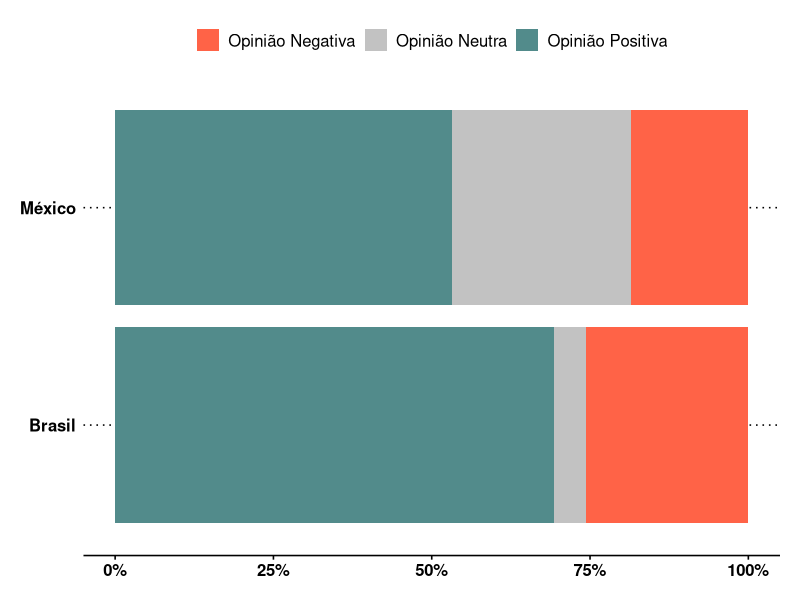
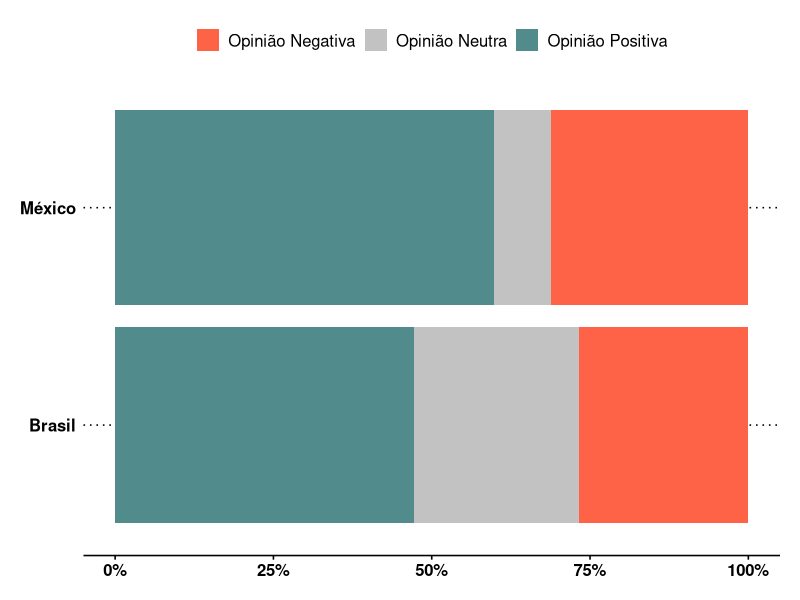
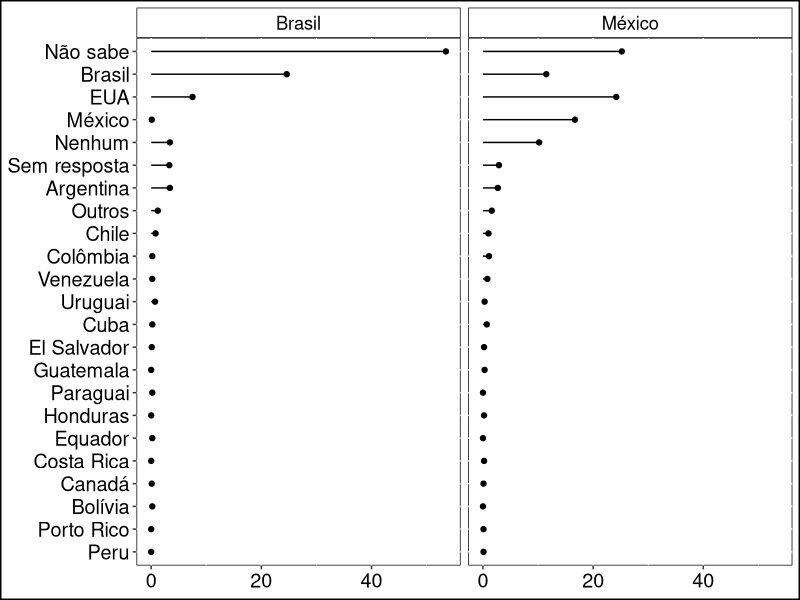
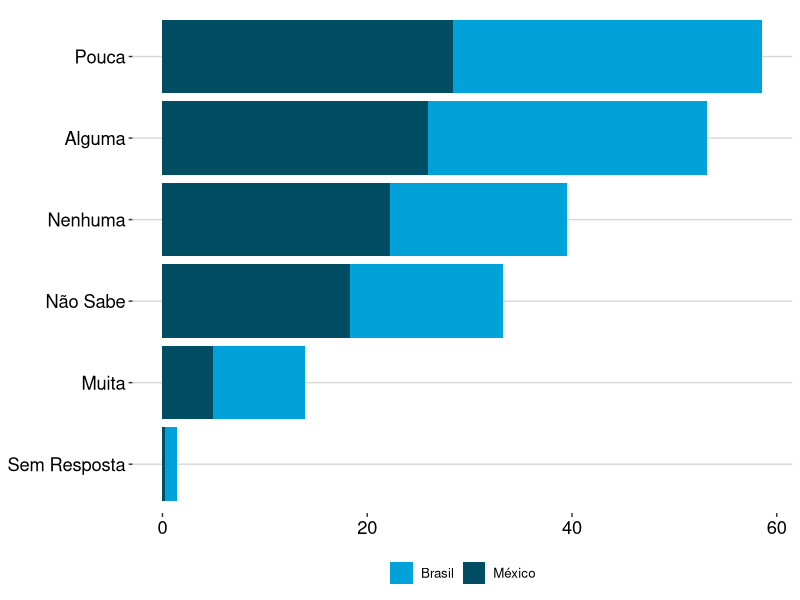

These charts were generated, in order, by the following R code:
## ---- chunk 1

require(tidyverse)
require(ggthemes)
## ---- chunk 2

latinobarometro_2013_relacao_brasil <- read_csv("bd_reformatado/latinobarometro_2013_relacao_brasil.csv")

latinobarometro_2013_relacao_brasil$visão <- ifelse(latinobarometro_2013_relacao_brasil$opiniao == "Muito Boa" | latinobarometro_2013_relacao_brasil$opiniao == "Boa", "Opinião Positiva", ifelse(latinobarometro_2013_relacao_brasil$opiniao == "Muito Ruim" | latinobarometro_2013_relacao_brasil$opiniao == "Ruim", "Opinião Negativa", ifelse(latinobarometro_2013_relacao_brasil$opiniao == "Sem Resposta" | latinobarometro_2013_relacao_brasil$opiniao == "Não Sabe", "Opinião Neutra", "não se aplica")))

latinobarometro_2013_relacao_brasil$opiniao <- NULL

latinobarometro_2013_relacao_brasil <-latinobarometro_2013_relacao_brasil %>% group_by(pais, visão) %>% summarise(percentual = sum(percentual))

ggplot(latinobarometro_2013_relacao_brasil, aes(x=pais, y=percentual, fill = visão)) + geom_col(position = "fill") + coord_flip() + scale_y_continuous(labels=scales::percent) + scale_x_discrete(labels = c("Brasil", "México")) + theme_wsj(color = "white") + guides(fill=guide_legend(title=NULL)) + theme(legend.text = element_text(size = rel(1))) + scale_fill_manual(values = c("tomato1", "grey76", "darkslategray4"))

## ---- chunk 3

latinobarometro_2013_relacao_mexico <- read_csv("bd_reformatado/latinobarometro_2013_relacao_mexico.csv")

latinobarometro_2013_relacao_mexico$visão <- ifelse(latinobarometro_2013_relacao_mexico$opiniao == "Muito Boa" | latinobarometro_2013_relacao_mexico$opiniao == "Boa", "Opinião Positiva", ifelse(latinobarometro_2013_relacao_mexico$opiniao == "Muito Ruim" | latinobarometro_2013_relacao_mexico$opiniao == "Ruim", "Opinião Negativa", ifelse(latinobarometro_2013_relacao_mexico$opiniao == "Sem Resposta" | latinobarometro_2013_relacao_mexico$opiniao == "Não Sabe", "Opinião Neutra", "não se aplica")))

latinobarometro_2013_relacao_mexico$opiniao <- NULL

latinobarometro_2013_relacao_mexico <-latinobarometro_2013_relacao_mexico %>% group_by(pais, visão) %>% summarise(percentual = sum(percentual))

ggplot(latinobarometro_2013_relacao_mexico, aes(x=pais, y=percentual, fill = visão)) + geom_col(position = "fill") + coord_flip() + scale_y_continuous(labels=scales::percent) + scale_x_discrete(labels = c("Brasil", "México")) + theme_wsj(color = "white") + guides(fill=guide_legend(title=NULL)) + theme(legend.text = element_text(size = rel(1))) + scale_fill_manual(values = c("tomato1", "grey76", "darkslategray4"))


## ---- chunk 4

latinobarometro_2015_pais_al_mais_lideranca <- read_csv("bd_reformatado/latinobarometro_2015_pais_al_mais_lideranca.csv")

latinobarometro_2015_pais_al_mais_lideranca<-latinobarometro_2015_pais_al_mais_lideranca[-24,]
paises_lideram <- gather(latinobarometro_2015_pais_al_mais_lideranca, key = "local_resposta", value = "valor", -pais)

nomes_paises <- c("Brazil" = "Brasil", "Mexico" = "México")

ggplot(paises_lideram, aes(reorder(x=pais, valor), y=valor)) +
  geom_point() + coord_flip() + facet_wrap(~local_resposta, labeller = as_labeller(nomes_paises)) + 
  theme(axis.title = element_blank(), 
        axis.text = element_text(size = rel(1.3), colour = "black"),
        strip.text = element_text(size = rel(1.2), colour = "black"),
        panel.background = element_rect(colour = "black", fill = "white"),
        strip.background = element_rect(colour = "black", fill = "white"), 
        plot.title = element_text(size = rel(1.3)), 
        plot.background = element_rect(colour = "black", 
                                       size = 1, fill = "white")) + 
  geom_segment(aes(xend = pais), yend = 0) 

## ---- chunk 5

latinobarometro_2015_capacidade_brasil_lidar_problemas_al <- read_csv("bd_reformatado/latinobarometro_2015_capacidade_brasil_lidar_problemas_al.csv")

latinobarometro_2015_capacidade_brasil_lidar_problemas_al$resposta <- factor(latinobarometro_2015_capacidade_brasil_lidar_problemas_al$resposta, levels = c("Sem Resposta", "Não Sabe", "Nenhuma", "Pouca", "Alguma", "Muita"), labels = c("Sem Resposta", "Não Sabe", "Nenhuma", "Pouca", "Alguma", "Muita") ,ordered = TRUE)

latinobarometro_2015_capacidade_brasil_lidar_problemas_al<- gather(latinobarometro_2015_capacidade_brasil_lidar_problemas_al, key =  "pais", value = "percentual", -resposta)


ggplot(latinobarometro_2015_capacidade_brasil_lidar_problemas_al, aes(x= reorder(resposta, percentual), y=percentual, fill = pais)) + geom_bar(stat = "identity") + coord_flip() + theme_hc(style  = "default") + theme(axis.title.x = element_blank(), axis.title.y = element_blank(), axis.text = element_text(size = rel(1.1), colour = "black")) + guides(fill = guide_legend(title = NULL)) + scale_fill_economist(labels = c("Brasil", "México")) 
